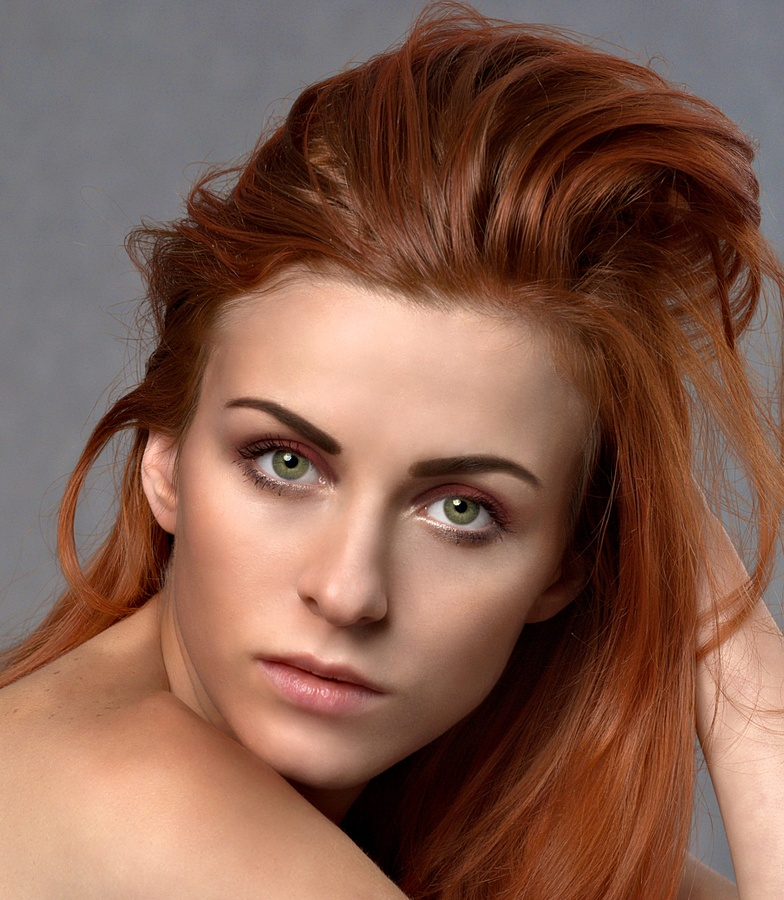
#> input picture DetectionImages/face1.jpg, 784 x 900 px, shrunk from 1671 x 1920 before the run, found by its file name
$ python detection.py DetectionImages/face1.jpg
#> lines starting #> are read from the running program, lines starting #| are printed output that depends on the picture; after the words box and inside, x2 and y2 are one past the last pixel; in counts of white or black regions, pixels touching at a corner belong together
import cv2
import numpy as np
import sys

face_cascade = cv2.CascadeClassifier("../Cv2DetectionData/haarcascade_frontalface_default.xml")
eye_cascade = cv2.CascadeClassifier("../Cv2DetectionData/haarcascade_eye.xml")

file_name = sys.argv[1]
img = cv2.imread("./DetectionImages/{}".format(file_name))
#> img is the input picture: shape (900, 784, 3); mean B, G, R 79.6, 94.9, 132.6
gray = cv2.cvtColor(img, cv2.COLOR_BGR2GRAY)
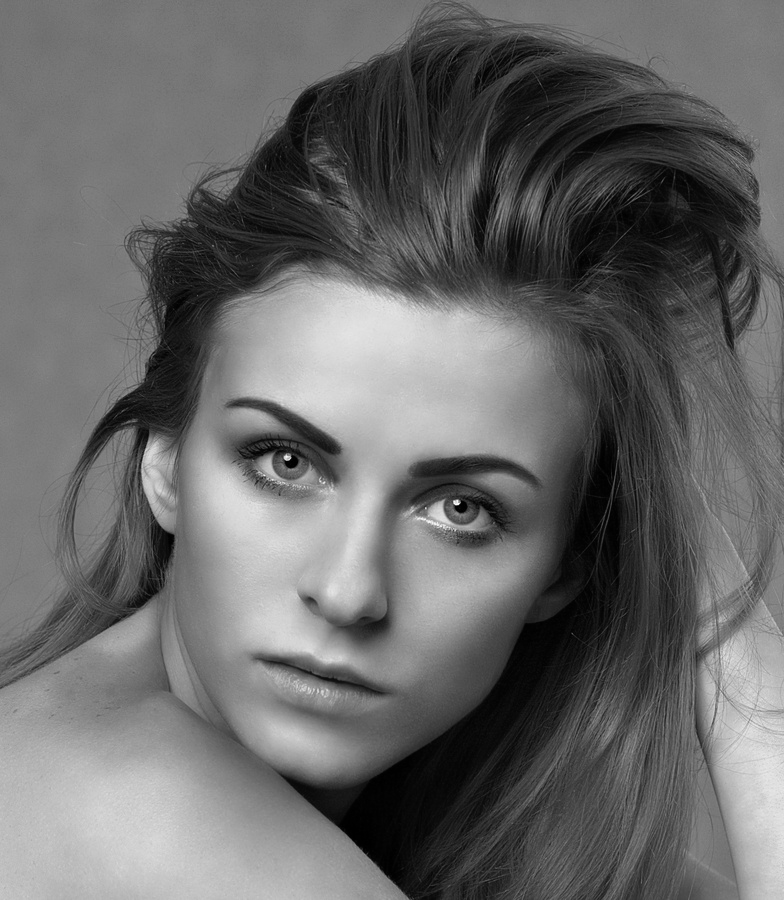
#> gray: shape (900, 784); min 0, max 253, mean 104.4

faces = face_cascade.detectMultiScale(gray, 1.3, 5)
#> faces = [[137, 302, 471, 471]]

for (x, y, w, h) in faces:
    cv2.rectangle(img, (x, y), (x+w, y+h), (255, 0, 0), 2)

    roi_gray = gray[y:y+h, x:x+w]
    roi_color = img[y:y+h, x:x+w]

    eyes = eye_cascade.detectMultiScale(roi_gray)

    for (ex, ey, ew, eh) in eyes:
        cv2.rectangle(roi_color, (ex, ey), (ex+ew, ey+eh), (0, 255, 0), 2)
#> this loop made 1 pass
#> (x, y, w, h, eyes) on pass 1: (137, 302, 471, 471, [[84, 102, 112, 112], [263, 148, 119, 119]])
#> pass 1, `roi_gray = gray[y:y+h, x:x+w]`:
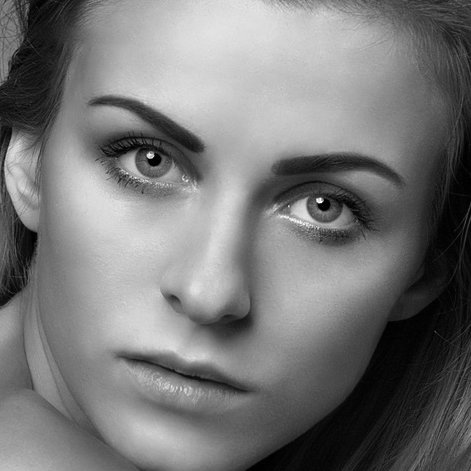
#> roi_gray: shape (471, 471); min 0, max 253, mean 119.4
#> pass 1, `roi_color = img[y:y+h, x:x+w]`:
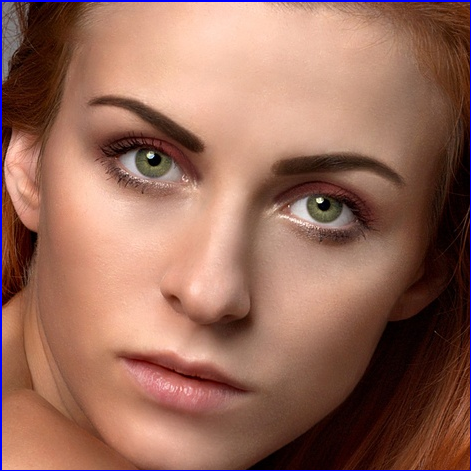
#> roi_color: shape (471, 471, 3); mean B, G, R 91.1, 106.7, 152.3
#> after the loop:
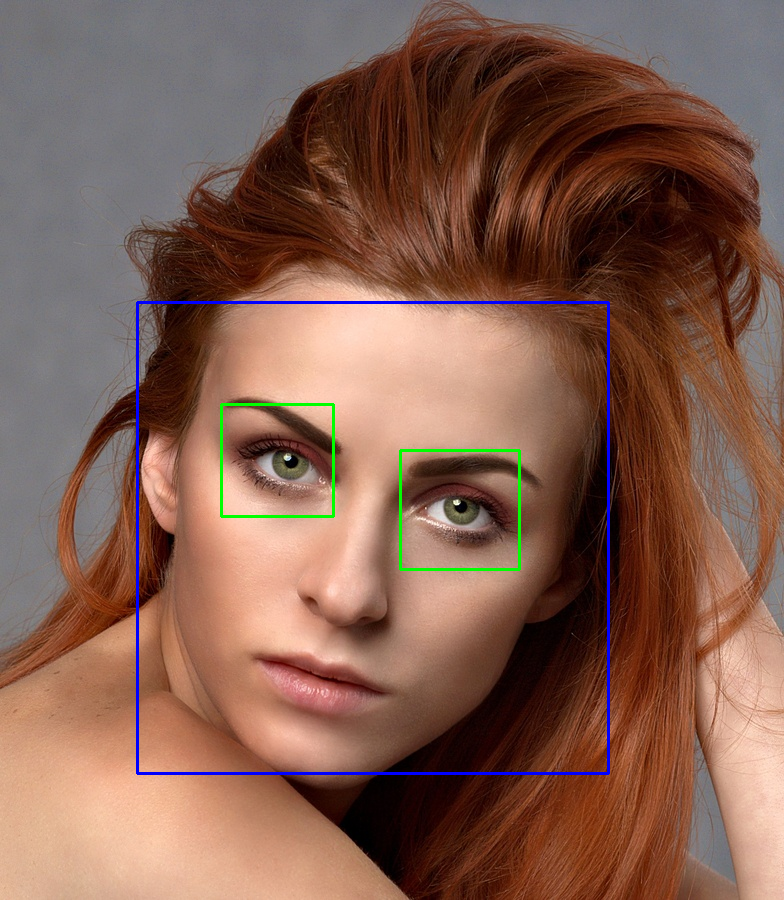
#> img: shape (900, 784, 3); 1.19% of pixels changed, all inside (x1, y1, x2, y2) = (136, 301, 610, 775)
#> after the loop:
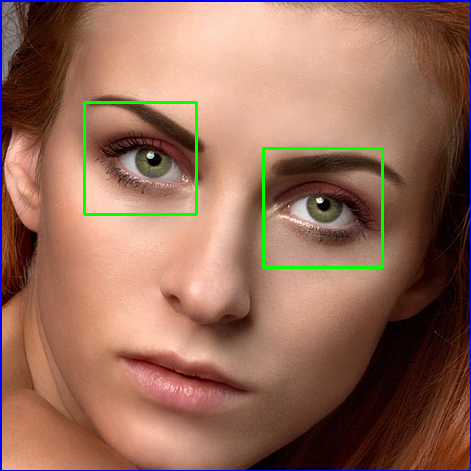
#> roi_color: shape (471, 471, 3); 1.25% of pixels changed, all inside (x1, y1, x2, y2) = (83, 101, 384, 269)

cv2.imwrite("./ResultImages/{}".format(file_name), img)

$ run again, on DetectionImages/face3.jpg
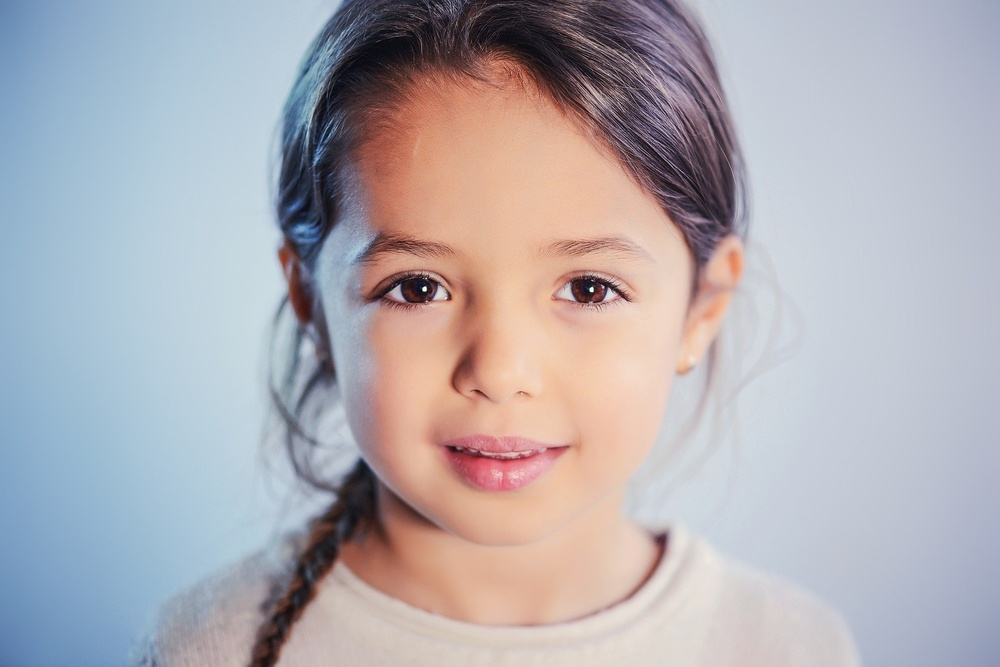
#> input picture DetectionImages/face3.jpg, 1000 x 667 px, shrunk from 1920 x 1281 before the run, found by its file name
#> img is the input picture: shape (667, 1000, 3); mean B, G, R 178.1, 172.3, 176.5
#> `gray = cv2.cvtColor(img, cv2.COLOR_BGR2GRAY)`:
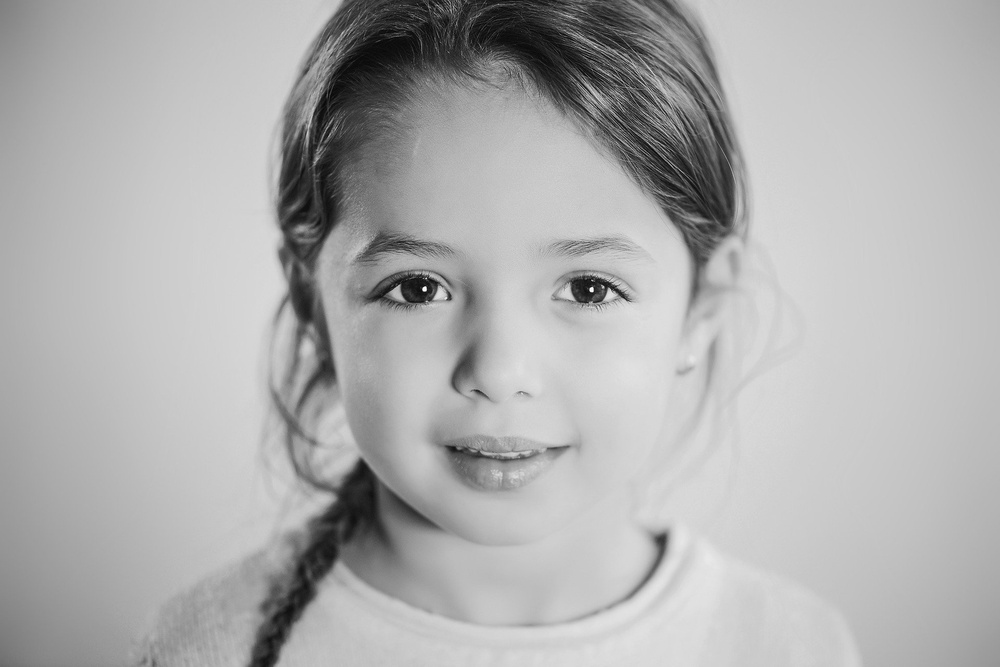
#> gray: shape (667, 1000); min 2, max 254, mean 174.3
#> faces = [[268, 97, 481, 481]]
#> the loop `for (x, y, w, h) in faces:` made 1 pass
#> after the loop `for (x, y, w, h) in faces:`:
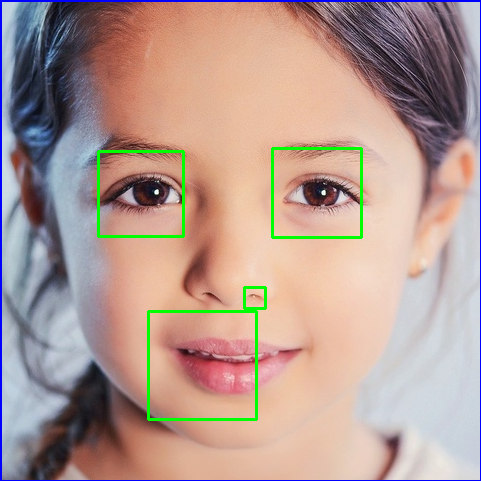
#> roi_color: shape (481, 481, 3); mean B, G, R 145.8, 154.3, 179.3

$ run again, on DetectionImages/face4.jpg
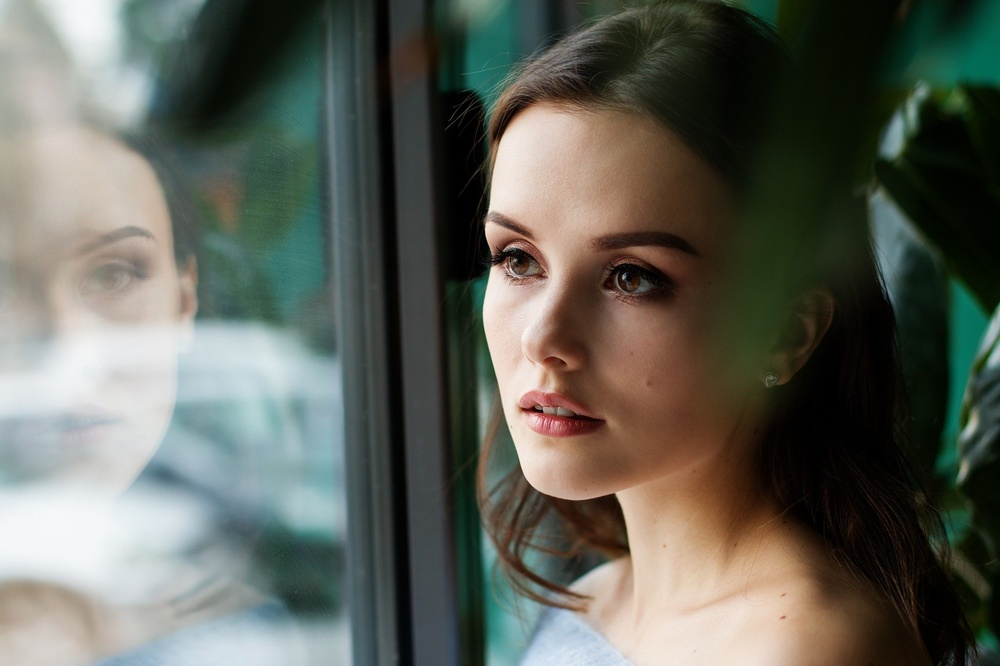
#> input picture DetectionImages/face4.jpg, 1000 x 666 px, shrunk from 1920 x 1279 before the run, found by its file name
#> img is the input picture: shape (666, 1000, 3); mean B, G, R 89.7, 98.6, 95.8
#> `gray = cv2.cvtColor(img, cv2.COLOR_BGR2GRAY)`:
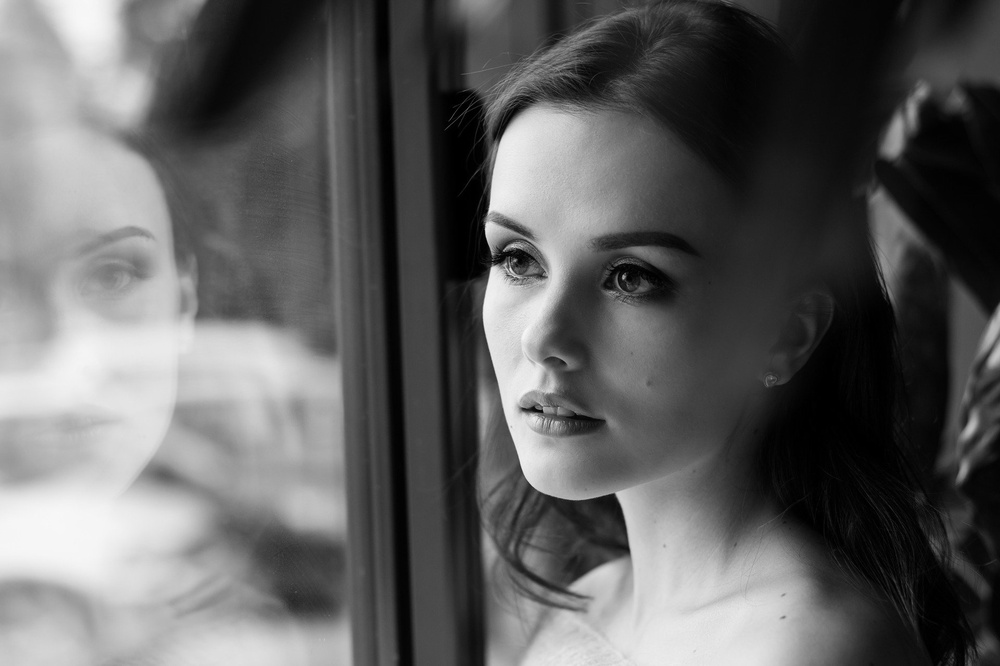
#> gray: shape (666, 1000); min 0, max 248, mean 96.8
#> faces = [[407, 144, 324, 324]]
#> the loop `for (x, y, w, h) in faces:` made 1 pass
#> (x, y, w, h, eyes) on pass 1: (407, 144, 324, 324, [[152, 256, 52, 52], [78, 87, 66, 66], [183, 96, 85, 85]])
#> after the loop `for (x, y, w, h) in faces:`:
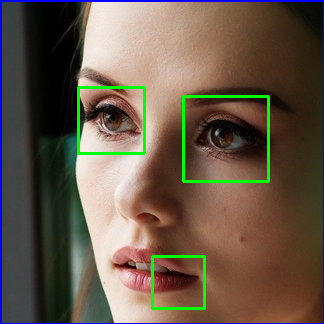
#> roi_color: shape (324, 324, 3); mean B, G, R 74.1, 89, 103
